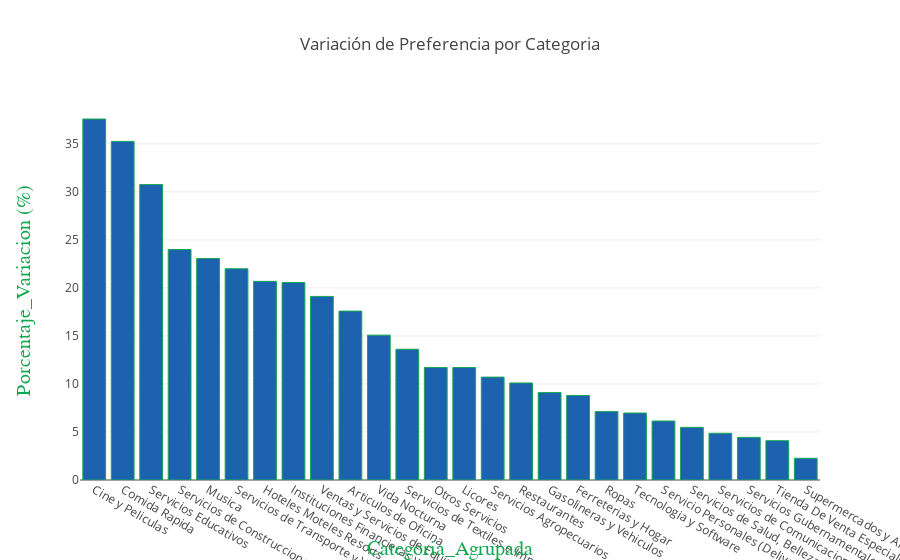

Notebook code cell kept with this figure:
### Code cell
bar_plotly(dataframe=categoria_value_counts,dim="Categoria_Agrupada",value="Porcentaje_Variacion (%)"
           ,title="Variación de Preferencia por Categoria",show_text=True)

### Figure 1 — Plotly figure (JSON) as saved in the notebook; plotly's stock layout.template omitted (floating-point values rounded to 4 significant figures)
{"data": [{"marker": {"color": "#1D62AE", "line": {"color": "#14A751", "width": 1}}, "type": "bar", "uid": "688424e3-0eae-437c-bca0-0fed30580f01", "x": ["Cine y Peliculas", "Comida Rapida", "Servicios Educativos", "Servicios de Construccion y Decoracion", "Musica", "Servicios de Transporte y Viajes", "Hoteles Moteles Resorts", "Instituciones Financieras y Aseguradoras", "Ventas y Servicios de Equipos Electricos", "Articulos de Oficina", "Vida Nocturna", "Servicios de Textiles e Imprenta", "Otros Servicios", "Licores", "Servicios Agropecuarios", "Restaurantes", "Gasolineras y Vehiculos", "Ferreterias y Hogar", "Ropas", "Tecnologia y Software", "Servicio Personales (Deliveries, etc.)", "Servicios de Salud, Belleza y Recreacion", "Servicios de Comunicacion, Internet y Telecable", "Servicios Gubernamentales", "Tienda De Venta Especializada", "Supermercados y Alimentos"], "y": [37.58, 35.25, 30.75, 23.99, 23.06, 21.99, 20.68, 20.56, 19.11, 17.58, 15.08, 13.61, 11.71, 11.71, 10.71, 10.1, 9.1, 8.8, 7.12, 6.97, 6.14, 5.48, 4.86, 4.44, 4.09, 2.26]}], "layout": {"autosize": true, "title": {"text": "Variación de Preferencia por Categoria"}, "xaxis": {"showticklabels": true, "title": {"font": {"color": "#14A751", "family": "Myriad", "size": 20}, "text": "Categoria_Agrupada"}}, "yaxis": {"title": {"font": {"color": "#14A751", "family": "Myriad", "size": 20}, "text": "Porcentaje_Variacion (%)"}}}}
